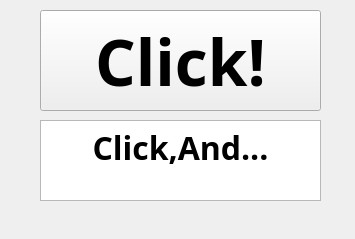
<?xml version="1.0" encoding="UTF-8"?>
<ui version="4.0">
 <class>Form</class>
 <widget class="QWidget" name="Form">
  <property name="geometry">
   <rect>
    <x>0</x>
    <y>0</y>
    <width>355</width>
    <height>239</height>
   </rect>
  </property>
  <property name="minimumSize">
   <size>
    <width>303</width>
    <height>184</height>
   </size>
  </property>
  <property name="font">
   <font>
    <family>Agency FB</family>
    <pointsize>24</pointsize>
    <weight>75</weight>
    <bold>true</bold>
   </font>
  </property>
  <property name="windowTitle">
   <string>Form</string>
  </property>
  <widget class="QPushButton" name="pushButton">
   <property name="geometry">
    <rect>
     <x>40</x>
     <y>10</y>
     <width>281</width>
     <height>101</height>
    </rect>
   </property>
   <property name="minimumSize">
    <size>
     <width>181</width>
     <height>31</height>
    </size>
   </property>
   <property name="maximumSize">
    <size>
     <width>300</width>
     <height>300</height>
    </size>
   </property>
   <property name="font">
    <font>
     <family>Agency FB</family>
     <pointsize>48</pointsize>
     <weight>75</weight>
     <bold>true</bold>
    </font>
   </property>
   <property name="text">
    <string>Click!</string>
   </property>
  </widget>
  <widget class="QTextEdit" name="textEdit">
   <property name="geometry">
    <rect>
     <x>40</x>
     <y>120</y>
     <width>281</width>
     <height>81</height>
    </rect>
   </property>
   <property name="minimumSize">
    <size>
     <width>171</width>
     <height>81</height>
    </size>
   </property>
   <property name="maximumSize">
    <size>
     <width>300</width>
     <height>300</height>
    </size>
   </property>
   <property name="html">
    <string>&lt;!DOCTYPE HTML PUBLIC &quot;-//W3C//DTD HTML 4.0//EN&quot; &quot;http://www.w3.org/TR/REC-html40/strict.dtd&quot;&gt;
&lt;html&gt;&lt;head&gt;&lt;meta name=&quot;qrichtext&quot; content=&quot;1&quot; /&gt;&lt;style type=&quot;text/css&quot;&gt;
p, li { white-space: pre-wrap; }
&lt;/style&gt;&lt;/head&gt;&lt;body style=&quot; font-family:'Agency FB'; font-size:24pt; font-weight:600; font-style:normal;&quot;&gt;
&lt;p align=&quot;center&quot; style=&quot; margin-top:0px; margin-bottom:0px; margin-left:0px; margin-right:0px; -qt-block-indent:0; text-indent:0px;&quot;&gt;Click,And...&lt;/p&gt;&lt;/body&gt;&lt;/html&gt;</string>
   </property>
  </widget>
 </widget>
 <resources/>
 <connections>
  <connection>
   <sender>pushButton</sender>
   <signal>clicked()</signal>
   <receiver>Form</receiver>
   <slot>hello()</slot>
   <hints>
    <hint type="sourcelabel">
     <x>176</x>
     <y>33</y>
    </hint>
    <hint type="destinationlabel">
     <x>225</x>
     <y>41</y>
    </hint>
   </hints>
  </connection>
 </connections>
 <slots>
  <slot>hello()</slot>
 </slots>
</ui>
